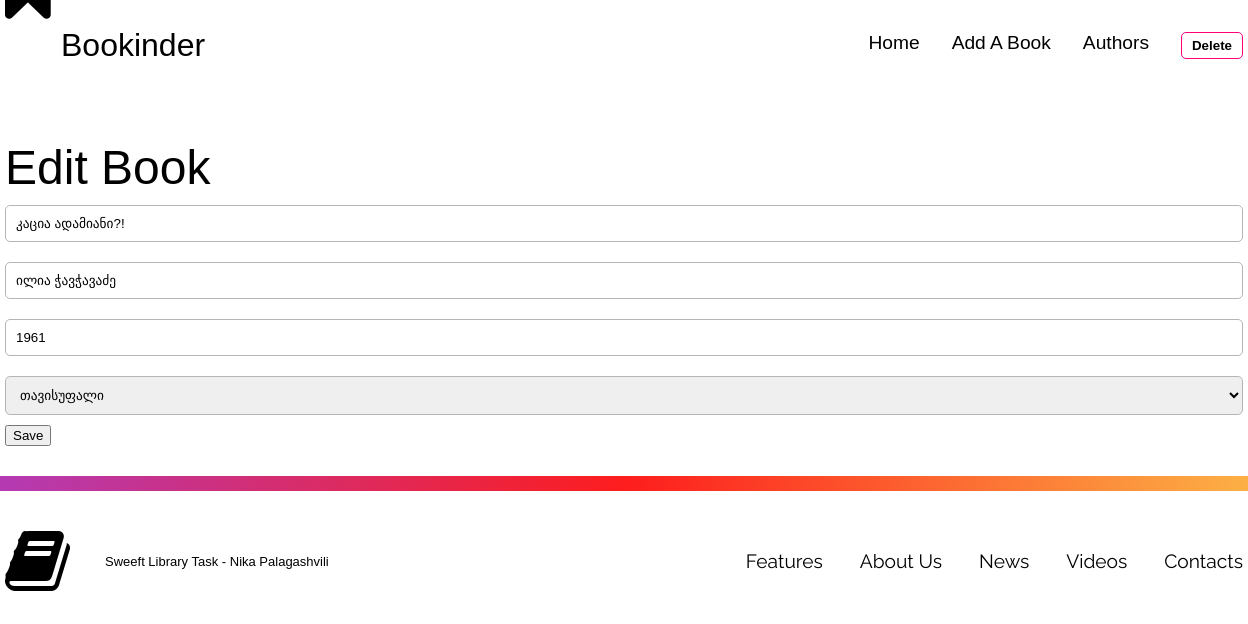
Screenshot of /edit.php?id=6 with the database file from the repository.
### tables this page shows
CREATE TABLE `books` (
  `id` int(11) NOT NULL,
  `title` varchar(255) NOT NULL,
  `relDate` int(11) NOT NULL,
  `status` varchar(255) NOT NULL,
  `author` varchar(255) NOT NULL
);

### classes/dbh.class.php (called while the page is built)
<?php
class Dbh {
    private $host = "localhost";
    private $user = "nika";
    private $pwd = "nika-125";
    private $dbName = "sweeft_library";
    public function connect() {
        $dsn = 'mysql:host=' . $this->host . ';dbname=' . $this->dbName;
        $pdo = new PDO($dsn,$this->user,$this->pwd);
        $pdo->setAttribute(PDO::ATTR_DEFAULT_FETCH_MODE,PDO::FETCH_ASSOC);
        return $pdo;
    }
}

### classes/books.class.php (called while the page is built, shortened)
<?php
require_once "dbh.class.php";
class Books extends Dbh {
    public function getBook($id){
        $sql = "SELECT * FROM books WHERE id=$id";
        $stmt = $this->connect()->prepare($sql);
        $stmt->execute();
        $result = $stmt->fetch();
        return $result;
    }
}

### classes/booksView.php (the view, shortened to what this page needs)
<?php
require_once "books.class.php";
class BooksView {
    public function getBook($id){
        $book = new Books();
        $result = $book->getBook($id);
        return $result;
    }
    public function showTitle($book){
        echo htmlspecialchars($book['title']);
    }
    public function showRelDate($book){
        echo htmlspecialchars($book['relDate']);
    }
    public function showStatus($book){
        echo htmlspecialchars($book['status']);
    }
    public function showAuthor($book){
        echo htmlspecialchars($book['author']);
    }
}

### edit.php (shortened to what this page needs)
<?php
require "classes/booksView.php";
require "classes/booksContr.php";
if (isset($_GET['id'])){
    $id = $_GET['id'];
    $results = new BooksView();
    $book = $results->getBook($id);
}
?>
<?php include "includes/header.php";?>
<div class="advanced">
    <form class="search register" action="edit.php?id=<?php echo $book['id'];?>" method="post">
        <div class="formname">Edit Book</div>
        <input type="hidden" id="id", name="id", class="input" value="<?php $results->showID($book); ?>">
        <input type="text" id="title" name="title" placeholder="დასახელება*" class="inputs" value="<?php $results->showTitle($book); ?>">
        <input type="text" id="author" name="author" placeholder="ავტორი*" class="inputs" value="<?php $results->showAuthor($book); ?>">
        <input type="text" id="year" name="year" placeholder="გამოშვების წელი*" class="inputs" value="<?php $results->showRelDate($book); ?>">
        <select id="status" name="status" placeholder="სტატუსი*" class="inputs" value="<?php $results->showStatus($book); ?>">
            <option value="<?php $results->showStatus($book); ?>"selected hidden><?php $results->showStatus($book); ?></option>
        </select>
        <input type="submit" id="submit" name="submit" value="Save" class="search_btn second">
    </form>
</div>
<?php include "includes/footer.php";?>

### Style/main.css (style rules this page uses)
html { scroll-behavior: smooth; }
body { margin: 0; font-family: 'Montserrat', sans-serif; font-size: 1rem; }
*, *:before, *:after { box-sizing: border-box; }

### Style/elements.css (style rules this page uses)
.advanced { width: 77.375rem; margin: 0 auto 30px auto; }
.inputs { width: 100%; box-sizing: border-box; padding: 10px; margin-top: 10px; margin-bottom: 10px; border-radius: 5px; border: 1px solid rgb(182, 181, 181); outline-color: rgb(182, 181, 181); }
.formname { font-size: 3rem; }

### rows the page displays
books: title "კაცია ადამიანი?!", author "ილია ჭავჭავაძე", year "1961", status "თავისუფალი"
